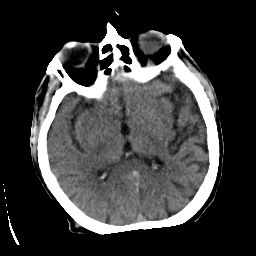
%> input picture 01Project/Methods/GF/sourceimages/a/CT.png, 256 x 256 px; its folder holds only this picture in this run
$ octave Script.m   (GNU Octave 9; MATLAB toolbox functions it lacks are replaced by stand-ins)
%> lines starting %> are read from the running program, lines starting %| are printed output that depends on the picture
### 01Project/Methods/GF/load_images.m
% This procedure loads a sequence of images
%
% Arguments:
%   'path', refers to a directory which contains a sequence of images
%   'reduce' is an optional parameter that controls downsampling, e.g., reduce = .5
%   downsamples all images by a factor of 2.
%
% tom.mertens@gmail.com, August 2007
%

function I = load_images(path, reduce)
%> called with path = './sourceimages/a', reduce = 1

if ~exist('reduce')
    reduce = 1;
end

if (reduce > 1 || reduce <= 0)
    error('reduce must fulfill: 0 < reduce <= 1');
end

% find all JPEG or PPM files in directory
files = dir([path '/*.tif']);
N = length(files);
if (N == 0)
    files = dir([path '/*.jpg']);
    N = length(files);
    if (N == 0)
    files = dir([path '/*.gif']);
    N = length(files);
    if (N == 0)
    files = dir([path '/*.tif']);
    N = length(files);
    if (N == 0)
    files = dir([path '/*.png']);
    N = length(files);
    if (N == 0)
    error('no files found');
    end
          end
         end
    end
end

% allocate memory
sz = size(imread([path '/' files(1).name]));
%> sz = [256 256]
r = floor(sz(1)*reduce);
%> r = 256
c = floor(sz(2)*reduce);
%> c = 256
if length(sz)==3
    I=zeros(r,c,3,N);
else
I = zeros(r,c,N);
%> I: size 256x256 double; every value is 0
end
% read all files
for i = 1:N

    % load image
    filename = [path '/' files(i).name];
    im = imread(filename);
%> im is the input picture: size 256x256 uint8; min 0, max 255, mean 59.4
    if (size(im,1) ~= sz(1) || size(im,2) ~= sz(2))
        error('images must all have the same size');
    end

    % optional downsampling step
    if (reduce < 1)
    im = imresize(im,[r c],'bicubic');
    end
    if size(im,3)==3
    I(:,:,:,i) =im;
    else
    I(:,:,i) = im;
    end
    I=uint8(I);
end

### 01Project/Methods/GF/GFF.m
function [F] = GFF(I,r1,eps1,r2,eps2)
% This is the MATLAB implementation of the paper: S.Li,Xudong Kang, and
% J. Hu, "Image Fusion with Guided filtering", IEEE Transactions on Image
% Processing, 2013.
% Example:
%
%          I(:,:,1)=imread('source1.tif');
%          I(:,:,2)=imread('source2.tif');
%          ....
%          I(:,:,N)=imread('sourceN.tif');
%          F=GFF(I);
% The default parameter is set to be:
%          r1=45,eps1=0.3,r2=7,eps2=10^-6
% NOTE: This code is provided for research purposes only. It comes with no
% warranty or guarantee of any kind. If you use this code, please cite our
% paper presented above. Only the code for gray scale image fusion is
% presented here.
%
% The code is edited by Xudong Kang in 01,Jan.,2013

if ~exist('r1')
    r1 = 45; eps1 = 0.3; r2 = 7; eps2 = 10^-6;
else
end
if size(I,3)==3 && size(I,4)~=1
G=rgb2gray_n(I);
else
G=I;
end
% Laplician Filtering
H = LapFilter(G);

% Gaussian Filtering
S = GauSaliency(H);

% Initial Weight Construction
P = IWconstruct(S);

% Weight Optimization with Guided Filtering
W_B = GuidOptimize(G,P,r1,eps1);
W_D = GuidOptimize(G,P,r2,eps2);

% Two Scale Decomposition and Fusion
F = GuidFuse(I,W_B,W_D);

% Image Format Transformation
F = uint8(F*255);

%imwrite(F,'fused_gff.tif')


% [6 lines left out: function rgb2gray_n, not called in this run]

function [ H ] = LapFilter( G )
%Conduct Laplacian filtering on each source image
L = [0 1 0; 1 -4 1; 0 1 0]; % The 3*3 laplacian filter
N = size(G,3);
%> N = 1
G = double(G)/255;
H = zeros(size(G,1),size(G,2),N); % Assign memory
for i = 1:N
    H(:,:,i) = abs(imfilter(G(:,:,i),L,'replicate'));
end
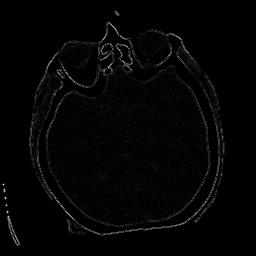
%> H: size 256x256 double; min 0, max 4, mean 0.0692; drawn with min black and max white

function [ S ] = GauSaliency( H )
% Using the local average of the absolute value of H to construct the
% saliency maps
N = size(H,3);
S = zeros(size(H,1),size(H,2),N);
for i=1:N
se = fspecial('gaussian',11,5);
S(:,:,i) = imfilter(H(:,:,i),se,'replicate');
end
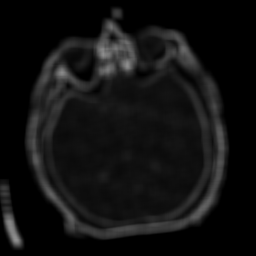
%> S: size 256x256 double; min 0, max 0.571, mean 0.0691
S = S + 1e-12; %avoids division by zero
S = S./repmat(sum(S,3),[1 1 N]);%Normalize the saliences in to [0-1]
%> S: size 256x256 double; every value is 1

function [P] = IWconstruct( S )
% construct the initial weight maps
[r c N] = size(S);
%> r = 256; c = 256
[X Labels] = max(S,[],3); % find the labels of the maximum
clear X
for i = 1:N
    mono = zeros(r,c);
    mono(Labels==i) = 1;
    P(:,:,i) = mono;
end

function [W] = GuidOptimize( I, P, r, eps)
%> called with r = 45, eps = 0.3
N = size(I,3);
I = double(I)/255;
for i=1:N
P(:,:,i) = double(P(:,:,i));
W(:,:,i) = guidedfilter(I(:,:,i), P(:,:,i), r, eps);
end
%> this loop made 1 pass
%> pass 1, in guidedfilter, `mean_I = boxfilter(I, r) ./ N;`:
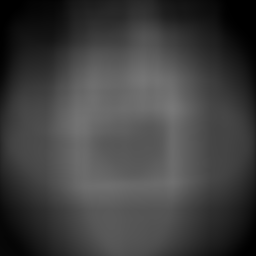
%> mean_I: size 256x256 double; min 0, max 0.469, mean 0.251
W = uint8(W.*255); % Remove values which are not in the [0-1] range
%> W: size 256x256 uint8; every value is 255
W = double(W)/255;
W = W + 1e-12; %Normalization
%> W: size 256x256 double; every value is 1
%> the loop in GuidOptimize (call 2), `for i=1:N` made 1 pass
%> pass 1, in boxfilter (call 10), `imCum = cumsum(imDst, 2);`:
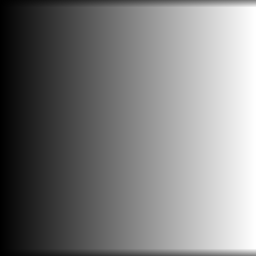
%> imCum: size 256x256 double; min 8, max 3840, mean 1899.4; drawn with min black and max white
%> pass 1, in boxfilter (call 12), `imCum = cumsum(imSrc, 1);`:
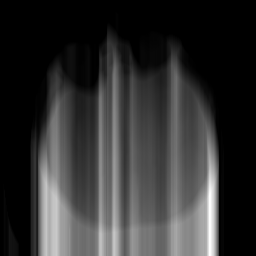
%> imCum: size 256x256 double; min 0, max 98.4, mean 19.2; drawn with min black and max white
W = W./repmat(sum(W,3),[1 1 N]);

function [F] = GuidFuse(I, W_B, W_D)
I = double(I)/255;
se = fspecial('average', [31 31]);
if size(I,3)==3 && size(I,4)~=1
[r,c,M,N]=size(I);
F_B = zeros(r,c,M);
F_D = zeros(r,c,M);
for n=1:N
w_B = W_B(:,:,n);
w_D = W_D(:,:,n);
G = I(:,:,:,n);
B = imfilter(G,se,'replicate');
D = G-B;
F_B = F_B+B.*repmat(w_B,[1 1 3]);
F_D = F_D+D.*repmat(w_D,[1 1 3]);
end
else
[r,c,N] = size(I);
F_B = zeros(r,c);
F_D = zeros(r,c);
for n=1:N
w_B = W_B(:,:,n);
w_D = W_D(:,:,n);
B = imfilter(I(:,:,n),se,'replicate');
D = I(:,:,n)-B;
F_B = F_B+B.*w_B;
F_D = F_D+D.*w_D;
end
%> this loop made 1 pass
%> pass 1, in GuidFuse, `B = imfilter(I(:,:,n),se,'replicate');`:
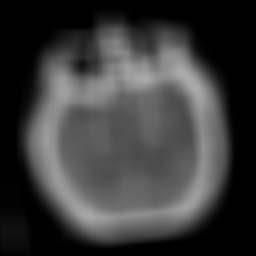
%> B: size 256x256 double; min 0, max 0.673, mean 0.233
%> pass 1, in GuidFuse, `D = I(:,:,n)-B;`:
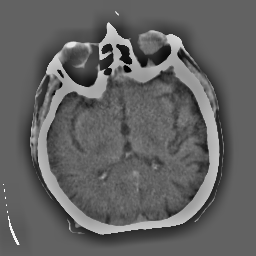
%> D: size 256x256 double; min -0.629, max 0.994, mean 0.000156; drawn with min black and max white
end
F = F_B+F_D;

### 01Project/Methods/GF/guidedfilter.m
function q = guidedfilter(I, p, r, eps)
%   GUIDEDFILTER   O(1) time implementation of guided filter.
%
%   - guidance image: I (should be a gray-scale/single channel image)
%   - filtering input image: p (should be a gray-scale/single channel image)
%   - local window radius: r
%   - regularization parameter: eps

[hei, wid] = size(I);
N = boxfilter(ones(hei, wid), r); % the size of each local patch; N=(2r+1)^2 except for boundary pixels.

mean_I = boxfilter(I, r) ./ N;
mean_p = boxfilter(p, r) ./ N;
mean_Ip = boxfilter(I.*p, r) ./ N;
cov_Ip = mean_Ip - mean_I .* mean_p; % this is the covariance of (I, p) in each local patch.

mean_II = boxfilter(I.*I, r) ./ N;
var_I = mean_II - mean_I .* mean_I;

a = cov_Ip ./ (var_I + eps); % Eqn. (5) in the paper;
b = mean_p - a .* mean_I; % Eqn. (6) in the paper;

mean_a = boxfilter(a, r) ./ N;
mean_b = boxfilter(b, r) ./ N;

q = mean_a .* I + mean_b; % Eqn. (8) in the paper;
end

### 01Project/Methods/GF/boxfilter.m
function imDst = boxfilter(imSrc, r)

%   BOXFILTER   O(1) time box filtering using cumulative sum
%
%   - Definition imDst(x, y)=sum(sum(imSrc(x-r:x+r,y-r:y+r)));
%   - Running time independent of r;
%   - Equivalent to the function: colfilt(imSrc, [2*r+1, 2*r+1], 'sliding', @sum);
%   - But much faster.

[hei, wid] = size(imSrc);
imDst = zeros(size(imSrc));

%cumulative sum over Y axis
imCum = cumsum(imSrc, 1);
%difference over Y axis
imDst(1:r+1, :) = imCum(1+r:2*r+1, :);
imDst(r+2:hei-r, :) = imCum(2*r+2:hei, :) - imCum(1:hei-2*r-1, :);
imDst(hei-r+1:hei, :) = repmat(imCum(hei, :), [r, 1]) - imCum(hei-2*r:hei-r-1, :);

%cumulative sum over X axis
imCum = cumsum(imDst, 2);
%difference over Y axis
imDst(:, 1:r+1) = imCum(:, 1+r:2*r+1);
imDst(:, r+2:wid-r) = imCum(:, 2*r+2:wid) - imCum(:, 1:wid-2*r-1);
imDst(:, wid-r+1:wid) = repmat(imCum(:, wid), [1, r]) - imCum(:, wid-2*r:wid-r-1);
end

### 01Project/Methods/GF/Script.m
clc,clear
%%%% gray image fusion
I = load_images( './sourceimages/a',1);
%I(:,:,1)=imread('010_MR-T2.tif');
%I(:,:,2)=imread('010_CT.tif');
F = GFF(I);
imshow(F);
imwrite(F,'/home/caibadal/Desktop/Thesis/GFfusion.png')
%%%% color image fusion
%I = load_images( '.\Sourceimages\colourset',1);
%F = GFF(I);
%figure,imshow(F);

$ run again, on 01Project/Methods/GF/sourceimages/a/T1.png
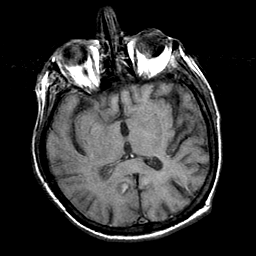
%> input picture 01Project/Methods/GF/sourceimages/a/T1.png, 256 x 256 px
%> sz = [256 256]
%> in load_images, `r = floor(sz(1)*reduce);`: r = 256
%> in load_images, im is the input picture: size 256x256 uint8; min 0, max 255, mean 50.5
%> after the loop in GauSaliency, `for i=1:N`:
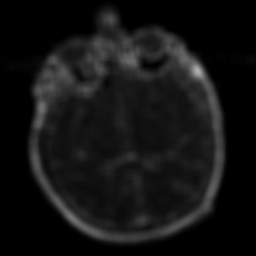
%> S: size 256x256 double; min 0, max 0.69, mean 0.0767
%> the loop in GuidFuse, `for n=1:N` made 1 pass
%> pass 1, in GuidFuse, `D = I(:,:,n)-B;`:
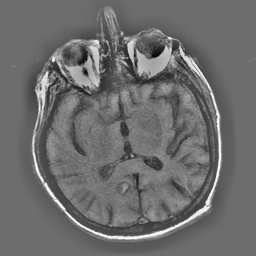
%> D: size 256x256 double; min -0.671, max 0.893, mean 5.61e-05; drawn with min black and max white
